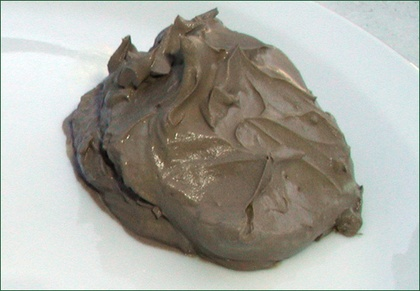
%> input picture Project_1/Source Code/Complete Code/SOIL_DETECTION/DATABASE/Clay/1.jpg, 420 x 291 px, shrunk from 540 x 374 before the run
$ octave --eval "result = EvaluateFeatures(imread('../../../../../Project_1/Source Code/Complete Code/SOIL_DETECTION/DATABASE/Clay/1.jpg'));"   (GNU Octave 9; MATLAB toolbox functions it lacks are replaced by stand-ins)
%> lines starting %> are read from the running program, lines starting %| are printed output that depends on the picture; in (x1, y1, x2, y2) boxes, pixels count from 0 and x2, y2 are one past the last pixel; in counts of white or black regions, pixels touching at a corner belong together; the program's own positions count from 1
% Function to call and evaluate features
function [feat_disease seg_img] =  EvaluateFeatures(I)

% Color Image Segmentation
% Use of K Means clustering for segmentation
% Convert Image from RGB Color Space to L*a*b* Color Space
% The L*a*b* space consists of a luminosity layer 'L*', chromaticity-layer 'a*' and 'b*'.
% All of the color information is in the 'a*' and 'b*' layers.
cform = makecform('srgb2lab');
% Apply the colorform
lab_he = applycform(I,cform);
%> lab_he: size 291x420x3 uint8; mean of channels 1, 2, 3 174.1, 127.6, 132.6

% Classify the colors in a*b* colorspace using K means clustering.
% Since the image has 3 colors create 3 clusters.
% Measure the distance using Euclidean Distance Metric.
ab = double(lab_he(:,:,2:3));
nrows = size(ab,1);
%> nrows = 291
ncols = size(ab,2);
%> ncols = 420
ab = reshape(ab,nrows*ncols,2);
nColors = 3;
[cluster_idx cluster_center] = kmeans(ab,nColors,'distance','sqEuclidean', ...
                                      'Replicates',3);
%> cluster_center = [121.1 132.4; 131.4 139.8; 125.7 127.1]
%[cluster_idx cluster_center] = kmeans(ab,nColors,'distance','sqEuclidean','Replicates',3);
% Label every pixel in tha image using results from K means
pixel_labels = reshape(cluster_idx,nrows,ncols);
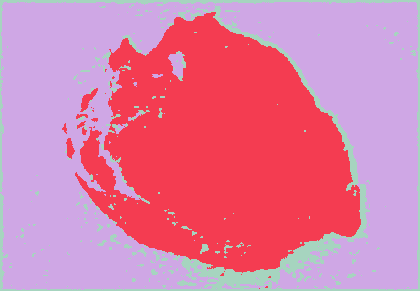
%> pixel_labels: size 291x420 double; 3 distinct labels, from 1 to 3; one colour per label, 0 black
%figure,imshow(pixel_labels,[]), title('Image Labeled by Cluster Index');

% Create a blank cell array to store the results of clustering
segmented_images = cell(1,3);
% Create RGB label using pixel_labels
rgb_label = repmat(pixel_labels,[1,1,3]);
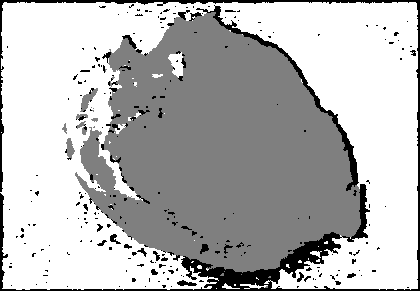
%> rgb_label: size 291x420x3 double; min 1, max 3, mean 2.44; drawn with min black and max white

for k = 1:nColors
    colors = I;
    colors(rgb_label ~= k) = 0;
    segmented_images{k} = colors;
end
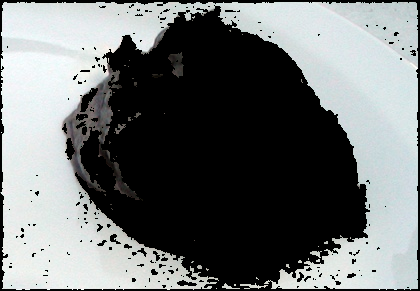
%> colors: size 291x420x3 uint8; mean R, G, B 111.1, 114.7, 114.7
%> after the loop, segmented_images = 3 items


figure, subplot(3,1,1);imshow(segmented_images{1});title('Cluster 1'); subplot(3,1,2);imshow(segmented_images{2});title('Cluster 2');
%> after `imshow(segmented_images{1})`:
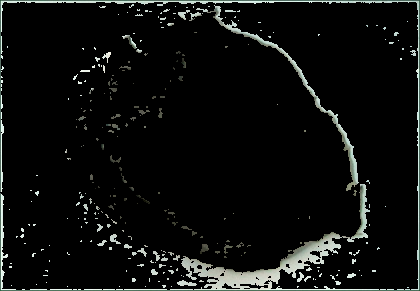
%> displayed picture: size 291x420x3, on the screen's scale of 0 to 255; mean R, G, B 13.5, 14.7, 13.7
%> after `imshow(segmented_images{2})`:
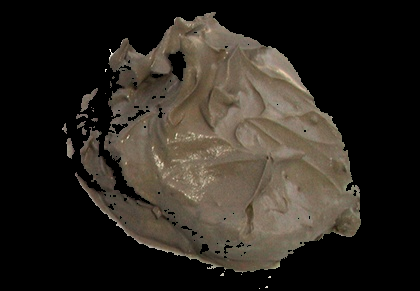
%> displayed picture: size 291x420x3, on the screen's scale of 0 to 255; mean R, G, B 44.9, 39.7, 32.9
subplot(3,1,3);imshow(segmented_images{3});title('Cluster 3');


% Feature Extraction
x = inputdlg('Enter the cluster no. containing the disease affected leaf part only:');
%> the answer given: 3
i = str2double(x);
% Extract the features from the segmented image
seg_img = segmented_images{i};

% Convert to grayscale if image is RGB
if ndims(seg_img) == 3
   img = rgb2gray(seg_img);
end
%figure, imshow(img); title('Gray Scale Image');

% Evaluate the disease affected area
black = im2bw(seg_img,graythresh(seg_img));
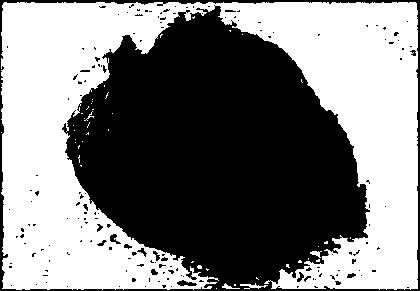
%> black: size 291x420 logical; 49.8% white; 45 white regions (40 under 20 px), largest, box (x1, y1, x2, y2) and area: (1, 2, 418, 290) 60529, (240, 283, 268, 289) 71, (310, 251, 322, 258) 44, (222, 283, 240, 289) 41, (84, 111, 94, 121) 22
%figure, imshow(black);title('Black & White Image');
m = size(seg_img,1);
%> m = 291
n = size(seg_img,2);
%> n = 420

zero_image = zeros(m,n);
%G = imoverlay(zero_image,seg_img,[1 0 0]);

cc = bwconncomp(seg_img,6);
%> cc = 68 connected components
diseasedata = regionprops(cc,'basic');
%> diseasedata = 68 regions; largest, Area and Centroid: 189237 [199.7 136.4 2], 738 [177.5 64.6 2], 195 [253.9 286.5 2], 147 [120.3 128.9 2], 126 [316.4 254.2 2]
A1 = diseasedata.Area;
%> A1 = 189237
%> (the run ends here)

$ run again, on Project_1/Source Code/Complete Code/SOIL_DETECTION/DATABASE/Clay/3.jpg
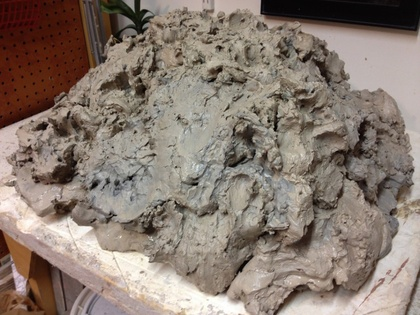
%> input picture Project_1/Source Code/Complete Code/SOIL_DETECTION/DATABASE/Clay/3.jpg, 420 x 315 px, shrunk from 1024 x 768 before the run
%> lab_he: size 315x420x3 uint8; mean of channels 1, 2, 3 132.9, 132.6, 136
%> cluster_center = [129.4 132.1; 132.1 136.7; 149.3 148.7]
%> in EvaluateFeatures, `pixel_labels = reshape(cluster_idx,nrows,ncols);`:
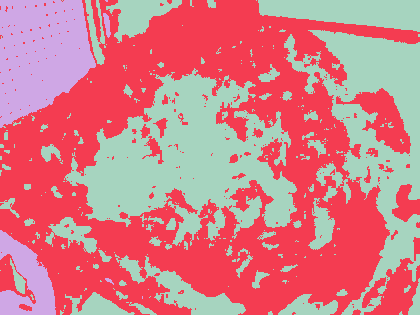
%> pixel_labels: size 315x420 double; 3 distinct labels, from 1 to 3; one colour per label, 0 black
%> after the loop in EvaluateFeatures, `for k = 1:nColors`: segmented_images = 3 items
%> in EvaluateFeatures, `black = im2bw(seg_img,graythresh(seg_img));`:
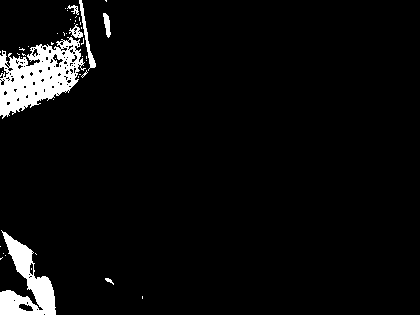
%> black: size 315x420 logical; 4.9% white; 45 white regions (38 under 20 px), largest, box (x1, y1, x2, y2) and area: (0, 37, 86, 119) 3686, (0, 230, 56, 315) 2142, (79, 0, 96, 71) 256
%> cc = 7 connected components
%> diseasedata = 7 regions; Area and Centroid: 26912 [41 54.6 2], 7701 [27.2 281.8 2], 345 [107.7 25.2 2], 81 [109.8 281.3 2], 15 [107.2 1.4 2], 9 [41.7 263.3 2], 9 [143 298 2]
%> A1 = 26912
